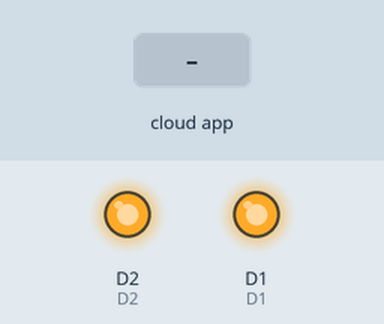
Bench run of a sketch on a simulated ESP8266 (NodeMCU). On the bench: output pins drawn as LEDs (lit = HIGH). The inputs (shaded band) are chosen by the test bench. WiFi joins after 1.5 s; servers stay silent unless stated; no MQTT or app messages arrive unless stated; pins used as bus, display or sensor lines are not drawn; what the sketch prints to the serial monitor is not drawn.

Above: at 5.7 s.
5.8 s: the phone or cloud app sets myhome to L1on
At 6.6 s:
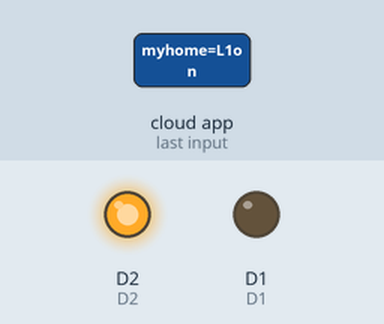
7.3 s: the phone or cloud app sets myhome to L2on
At 8.5 s:
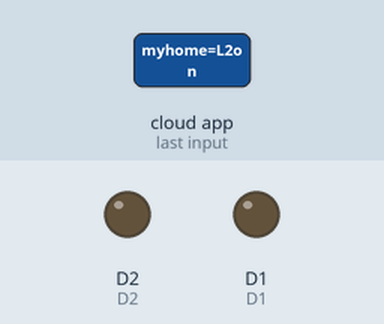
8.8 s: the phone or cloud app sets myhome to L1off
At 9.9 s:
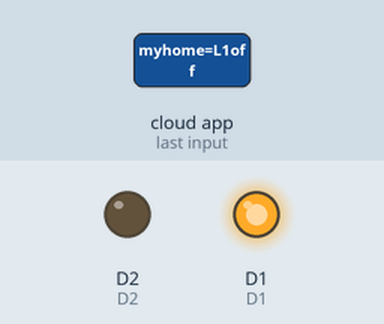
Timing chart, 0 to 11.8 s (numbered marks = the images above; inputs shaded):
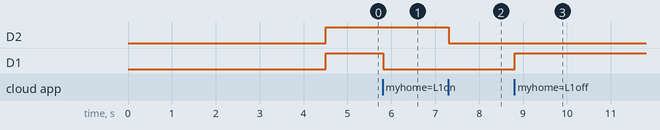

Measured:
- after the input at 5.8 s, D1: HIGH → LOW at once
- after the input at 7.3 s, D2: HIGH → LOW at once
- after the input at 8.8 s, D1: LOW → HIGH at once

The sketch:

Facebook_Home_automation.ino
```cpp
#include <ESP8266WiFi.h>

#include "Adafruit_MQTT.h"
#include "Adafruit_MQTT_Client.h"

#define D1 5 // GPIO5
#define D2 4 // GPIO5
#define D4 0 // GPIO5

String  Request;
#define AIO_SERVER      "io.adafruit.com"
#define AIO_SERVERPORT  1883
#define AIO_USERNAME  "ShinNguyen99"
#define AIO_KEY  "e44b9897dcab4cecbbca17f2158d3e38"
WiFiClient client;

Adafruit_MQTT_Client mqtt(&client, AIO_SERVER, AIO_SERVERPORT, AIO_USERNAME, AIO_KEY);

Adafruit_MQTT_Subscribe myhome = Adafruit_MQTT_Subscribe(&mqtt, AIO_USERNAME "/feeds/myhome");
boolean MQTT_connect();

boolean MQTT_connect() {
  int8_t ret;
  if (mqtt.connected()) {
    return true;
  }  uint8_t retries = 3;
  while ((ret = mqtt.connect()) != 0) {
    mqtt.disconnect();
    delay(2000);
    retries--;
    if (retries == 0) {
      return false;
    }
  } return true;
}

void setup()
{
  Serial.begin(115200);
  Request = "";

  WiFi.disconnect();
  delay(3000);
  Serial.println("Start IoT");
  WiFi.begin("DANG NANG WIFI", "123@123Aa");
  while ((!(WiFi.status() == WL_CONNECTED))) {
    delay(300);
    Serial.print(".");

  }
  Serial.println("Wifi Connected");
  Serial.println("Your IP is");
  Serial.println((WiFi.localIP().toString()));

  mqtt.subscribe(&myhome);

  pinMode(D1, OUTPUT);
  pinMode(D2, OUTPUT);
  pinMode(D4, OUTPUT);

  digitalWrite(D1, HIGH);
  digitalWrite(D2, HIGH);
  digitalWrite(D4, HIGH);
}


void loop()
{

    if (MQTT_connect()) {
      Adafruit_MQTT_Subscribe *subscription_name;
      while ((subscription_name = mqtt.readSubscription(5000))) {
        if (subscription_name == &myhome) {
          Request = ((char *)myhome.lastread);
          Serial.println(Request);
        }
        if (Request == "L1on") {
          digitalWrite(D1,LOW);
          Serial.println("Main Light is on...");

        }
        if (Request == "L1off") {
          digitalWrite(D1,HIGH);
          Serial.println("Main Light is off...");

        }
        if (Request == "L2on") {
          digitalWrite(D2,LOW);
          Serial.println("Desk lamp is is on...");

        }
        if (Request == "L2off") {
          digitalWrite(D2,HIGH);
          Serial.println("Desk lamp is off...");

        }
        if (Request == "F1on") {
          digitalWrite(D4,LOW);
          Serial.println("Fan is on...");

        }
        if (Request == "F1off") {
          digitalWrite(D4,HIGH);
          Serial.println("Fan is off...");

        }

      }

    }
}
```
